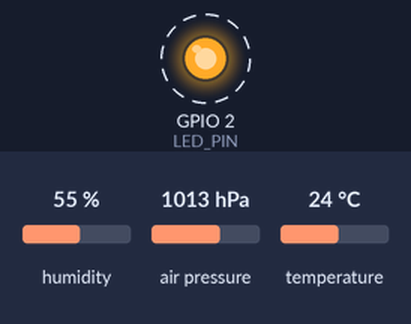
The sketch below on a simulated ESP32. On the bench: output pins drawn as LEDs (lit = HIGH). Dashed ring = blinking. Inputs (shaded band) come from the test bench; at power-on: humidity 55 %, air pressure 1013 hPa, temperature 24 °C. WiFi joins after 1.5 s; servers stay silent unless stated; the local clock reads 2024-03-15 10:24:30 at power-on unless the sketch sets it; random numbers use the default seed unless the sketch sets one; no MQTT or app messages arrive unless stated; what the sketch prints to the serial monitor is not drawn.

Above: at 2.0 s.
Timing chart, 0 to 4.5 s (numbered marks = the images above):
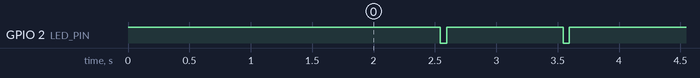

Measured:
- by itself, GPIO 2 (LED_PIN): alternates HIGH for 0.95 s and LOW for 0.05 s

The sketch:

wokwi_node.ino
```cpp
#include <WiFi.h>
#include <PubSubClient.h>
#include <ArduinoJson.h>
#include <DHT.h>
#include <Wire.h>
#include <Adafruit_BMP085.h>
#include <sys/time.h>

// --- Configuration Parameters ---
String node_id = "mac";  // Set to "mac" to use hardware MAC address dynamically, or use custom hardcoded string
const char* base_topic = "wsn_ahana_2026";

// WiFi Settings for Wokwi
const char* ssid = "Wokwi-GUEST";
const char* password = "";

// MQTT Settings
const char* mqtt_broker = "broker.hivemq.com";
const int mqtt_port = 1883;

// Pin Definitions
#define DHTPIN 4
#define DHTTYPE DHT22
#define BMP_SDA 21
#define BMP_SCL 22
#define LED_PIN 2

// Sensor Instances
DHT dht(DHTPIN, DHTTYPE);
Adafruit_BMP085 bmp; // I2C instance for BMP180

// WSN Simulation Parameters
float battery_level = 100.00;
float rssi_baseline = -60.00;
float rssi_noise    = 3.00;
float packet_loss_rate = 0.05; // 5% packet loss
float max_delay_ms  = 1500.00;

// Wind speed simulation parameters
float wind_speed_min = 0.50;
float wind_speed_max = 15.00;
float wind_speed_current = 3.20;

// Global clients
WiFiClient espClient;
PubSubClient client(espClient);

// Timing trackers
unsigned long last_data_tx = 0;
unsigned long last_heartbeat_tx = 0;
unsigned long last_battery_update = 0;
unsigned int seqNum = 0;

// Dynamic topic buffers
String status_topic;
String data_topic;

// Helper to query actual WiFi RSSI with fallback to simulated RSSI
float get_signal_strength() {
    if (WiFi.status() == WL_CONNECTED) {
        long rssi = WiFi.RSSI();
        // Check if we get a valid negative reading (typical range is -100 to -30 dBm)
        if (rssi < 0 && rssi > -120) {
            return (float)rssi;
        }
    }
    // Fallback to simulated RSSI
    float noise = random(-300, 300) / 100.0;
    float rssi = rssi_baseline + noise;
    if (rssi > -30.0) rssi = -30.0;
    if (rssi < -100.0) rssi = -100.0;
    return rssi;
}

// Helper to calculate smooth visibility
float calculate_visibility(float humidity, const char* condition) {
    float base_vis = 10000.0;
    if (strcmp(condition, "Rain") == 0) {
        base_vis = random(1500, 4000);
    } else if (strcmp(condition, "Clouds") == 0) {
        base_vis = random(5000, 8500);
    } else { // Clear
        base_vis = random(9000, 10000);
    }

    // High humidity reduces visibility further
    if (humidity > 80.0) {
        float factor = 1.0 - ((humidity - 80.0) / 20.0) * 0.5; // up to 50% reduction
        base_vis *= factor;
    }

    // Add small random fluctuation (+/- 200m)
    base_vis += random(-200, 200);
    return constrain(base_vis, 500.0, 10000.0);
}

// Helper to fetch accurate decimal timestamp
double get_precise_timestamp() {
    struct timeval tv;
    if (gettimeofday(&tv, NULL) == 0 && tv.tv_sec > 100000) {
        return (double)tv.tv_sec + (double)tv.tv_usec / 1000000.0;
    }
    return millis() / 1000.0;
}


// Update battery level based on event cost
void update_battery(const char* eventType) {
    if (strcmp(eventType, "idle") == 0) {
        // Idle discharge: 0.01% per second
        battery_level = max(0.0f, battery_level - 0.01f);
    } else if (strcmp(eventType, "heartbeat") == 0) {
        battery_level = max(0.0f, battery_level - 0.10f);
    } else if (strcmp(eventType, "data") == 0) {
        battery_level = max(0.0f, battery_level - 0.50f);
    }

    if (battery_level <= 0.0) {
        Serial.println("[SYSTEM] Battery depleted (0.0%). Simulating maintenance -> Resetting to 100.0%.");
        battery_level = 100.0;
    }
}

// Simulate latency and network check
bool simulate_network_behavior(float* latency) {
    // Latency is calculated by backend now; firmware publishes immediately
    *latency = 0.0;
    return true; // Never intentionally drop packets
}

void setup_wifi() {
    delay(10);
    Serial.println();
    Serial.print("Connecting to ");
    Serial.println(ssid);

    WiFi.begin(ssid, password);

    while (WiFi.status() != WL_CONNECTED) {
        delay(500);
        Serial.print(".");
    }

    Serial.println("");
    Serial.println("WiFi connected");
    Serial.print("IP address: ");
    Serial.println(WiFi.localIP());
}

void reconnect() {
    // Loop until we're reconnected
    while (!client.connected()) {
        Serial.print("Attempting MQTT connection to ");
        Serial.print(mqtt_broker);
        Serial.print("...");

        // Create a unique client ID based on node_id and random number
        String clientId = "WSN-Node-" + String(node_id) + "-" + String(random(0xffff), HEX);

        if (client.connect(clientId.c_str())) {
            Serial.println("connected");
        } else {
            Serial.print("failed, rc=");
            Serial.print(client.state());
            Serial.println(" try again in 5 seconds");
            // Wait 5 seconds before retrying
            delay(5000);
        }
    }
}

void setup() {
    pinMode(LED_PIN, OUTPUT);
    digitalWrite(LED_PIN, HIGH); // LED ON indicates active firmware execution

    Serial.begin(115200);

    // Initialize DHT22
    dht.begin();
    Serial.println("[HARDWARE] DHT22 Initialized.");

    // Initialize I2C and BMP180
    Wire.begin(BMP_SDA, BMP_SCL);
    if (bmp.begin()) {
        Serial.println("[HARDWARE] BMP180 Initialized successfully.");
    } else {
        Serial.println("[HARDWARE ERROR] BMP180 initialization failed! Checking connections.");
    }

    setup_wifi();
    client.setServer(mqtt_broker, mqtt_port);
    client.setBufferSize(512);

    // Day 4: Network Time Protocol (NTP) Synchronization
    configTime(0, 0, "pool.ntp.org", "time.nist.gov");
    Serial.print("[NTP] Syncing time");
    time_t now = time(nullptr);
    int attempts = 0;
    while (now < 24 * 3600 && attempts < 20) { // max 10 seconds timeout
        delay(500);
        Serial.print(".");
        now = time(nullptr);
        attempts++;
    }
    if (now >= 24 * 3600) {
        Serial.println("\n[NTP] Time synchronized successfully!");
        struct tm timeinfo;
        if (getLocalTime(&timeinfo)) {
            Serial.print("[NTP] Current UTC Time: ");
            Serial.println(asctime(&timeinfo));
        }
    } else {
        Serial.println("\n[NTP WARNING] NTP sync timed out. Using system uptime fallback.");
    }


    // Dynamic MAC-based identity resolution
    if (node_id == "mac") {
        uint8_t mac[6];
        WiFi.macAddress(mac);
        char macStr[18];
        snprintf(macStr, sizeof(macStr), "%02x:%02x:%02x:%02x:%02x:%02x",
                 mac[0], mac[1], mac[2], mac[3], mac[4], mac[5]);
        node_id = String(macStr);
    }
    Serial.print("[SYSTEM] Active Node ID: ");
    Serial.println(node_id);

    // Build dynamic topic strings
    status_topic = String(base_topic) + "/" + String(node_id) + "/status";
    data_topic = String(base_topic) + "/" + String(node_id) + "/data";

    Serial.println("=========================================");
    Serial.print(" WSN ESP32 Wokwi Node: ");
    Serial.println(node_id);
    Serial.print(" Status Topic: ");
    Serial.println(status_topic);
    Serial.print(" Data Topic: ");
    Serial.println(data_topic);
    Serial.println("=========================================");

    last_battery_update = millis();
}

void loop() {
    if (!client.connected()) {
        reconnect();
    }
    client.loop();

    unsigned long now = millis();

    // 1. Every 20 seconds: Heartbeat Status Publish
    if (now - last_heartbeat_tx >= 20000) {
        last_heartbeat_tx = now;
        update_battery("heartbeat");

        float latency = 0.0;
        if (simulate_network_behavior(&latency)) {
            seqNum++;

            // Create JSON status Document
            StaticJsonDocument<256> doc;
            doc["node_id"] = node_id;
            doc["city"] = node_id;
            doc["status"] = "ONLINE";
            doc["timestamp"] = get_precise_timestamp();
            doc["ts"] = doc["timestamp"];
            doc["seq_num"] = seqNum;

            JsonObject metrics = doc.createNestedObject("metrics");
            metrics["battery_level"] = round(battery_level * 100.0) / 100.0;
            metrics["signal_strength"] = get_signal_strength();
            metrics["latency_ms"] = latency;
            metrics["seq_num"] = seqNum;

            // Serialize payload to buffer
            char buffer[256];
            serializeJson(doc, buffer);

            // Publish directly over MQTT
            if (client.publish(status_topic.c_str(), buffer)) {
                Serial.print("[MQTT PUBLISHED] Status Topic: ");
                Serial.print(status_topic);
                Serial.print(" | Payload: ");
                Serial.println(buffer);
            } else {
                Serial.println("[MQTT ERROR] Failed to publish status.");
            }
        } else {
            Serial.println("[System Info] Heartbeat packet dropped (Simulated Loss).");
        }
    }

    // 2. Every 60 seconds: Telemetry Data Publish
    if (now - last_data_tx >= 60000) {
        last_data_tx = now;
        update_battery("data");

        float latency = 0.0;
        if (simulate_network_behavior(&latency)) {
            seqNum++;

            // Read sensors with fallback checks
            float tempVal = dht.readTemperature();
            float humVal = dht.readHumidity();
            if (isnan(tempVal) || isnan(humVal)) {
                Serial.println("[SENSOR WARNING] DHT22 read failure. Using simulated defaults.");
                tempVal = 28.5 + (random(-20, 20) / 10.0);
                humVal = 55.0 + random(-5, 5);
            }

            float pressVal = bmp.readPressure() / 100.0F; // Pa to hPa
            if (isnan(pressVal) || pressVal < 300.0) {
                Serial.println("[SENSOR WARNING] BMP180 read failure. Using simulated defaults.");
                pressVal = 1012.0 + random(-2, 2);
            }

            // Derive atmospheric condition based on pressure and humidity
            const char* condition = "Clear";
            if (pressVal < 1008.0) {
                condition = "Rain";
            } else if (humVal > 75.0) {
                condition = "Clouds";
            }

            // Evolve wind speed smoothly
            float wind_change = (random(-100, 100) / 100.0) * 0.4;
            wind_speed_current = constrain(wind_speed_current + wind_change, wind_speed_min, wind_speed_max);

            // Calculate dynamic visibility
            float visibility_current = calculate_visibility(humVal, condition);

            // Create JSON data Document
            StaticJsonDocument<512> doc;
            doc["node_id"] = node_id;
            doc["city"] = node_id;
            doc["timestamp"] = get_precise_timestamp();
            doc["ts"] = doc["timestamp"];
            doc["seq_num"] = seqNum;
            doc["condition"] = condition;

            // Direct properties requested by the user
            doc["temperature"] = round(tempVal * 100.0) / 100.0;
            doc["humidity"] = round(humVal * 100.0) / 100.0;
            doc["pressure"] = round(pressVal * 100.0) / 100.0;
            doc["battery_level"] = round(battery_level * 100.0) / 100.0;
            doc["signal_strength"] = get_signal_strength();
            doc["latency_ms"] = latency;

            // Nested metrics for backend compatibility
            JsonObject metrics = doc.createNestedObject("metrics");
            metrics["temp"] = doc["temperature"];
            metrics["feels_like"] = round((tempVal + 1.0) * 100.0) / 100.0;
            metrics["humidity"] = doc["humidity"];
            metrics["pressure"] = doc["pressure"];
            metrics["wind_speed"] = round(wind_speed_current * 100.0) / 100.0;
            metrics["visibility"] = round(visibility_current * 100.0) / 100.0;
            metrics["battery_level"] = doc["battery_level"];
            metrics["signal_strength"] = doc["signal_strength"];
            metrics["latency_ms"] = doc["latency_ms"];
            metrics["seq_num"] = seqNum;

            // Serialize payload to buffer
            char buffer[512];
            serializeJson(doc, buffer);

            // Publish directly over MQTT
            if (client.publish(data_topic.c_str(), buffer)) {
                Serial.print("[MQTT PUBLISHED] Data Topic: ");
                Serial.print(data_topic);
                Serial.print(" | Payload: ");
                Serial.println(buffer);
            } else {
                Serial.println("[MQTT ERROR] Failed to publish data.");
            }
        } else {
            Serial.println("[System Info] Data telemetry packet dropped (Simulated Loss).");
        }
    }

    // Idle decay loop update every 1s
    if (now - last_battery_update >= 1000) {
        last_battery_update = now;
        update_battery("idle");

        // Blink LED briefly to show system is running
        digitalWrite(LED_PIN, LOW);
        delay(50);
        digitalWrite(LED_PIN, HIGH);
    }
}
```
